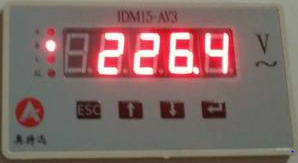
#> input picture pic/dig1.PNG, 298 x 163 px
$ python digit.py   (Python 2 division)
#> lines starting #> are read from the running program, lines starting #| are printed output that depends on the picture; after the words box and inside, x2 and y2 are one past the last pixel; in counts of white or black regions, pixels touching at a corner belong together
# coding=utf-8

import cv2
import numpy as np
import matplotlib.pyplot as plt


def find_numbers(filename, test=True):
    """
    从原始图像中找出示数，返回示数框的阈值图像
    :param filename: 原始图像文件路径
    :param test: 是否可视化调参
    :return: 示数框的阈值图像
    """
    # 一些参数
    thr_level = 2  # 阈值为均值的此值倍
    border_thr = 11     # 边缘检测的阈值
    close_open_size = 3     # 闭、开操作核的尺寸

    # 读为黑白
    img = cv2.imread(filename, 0)
    # 基于均值灰度的阈值处理
    high = img.mean()
    cv2.threshold(img, high * thr_level, 1, cv2.THRESH_BINARY, img)
    # 通过闭操作修复阈值处理空穴
    kernel = cv2.getStructuringElement(cv2.MORPH_ELLIPSE, (close_open_size, close_open_size))
    cv2.morphologyEx(img, cv2.MORPH_CLOSE, kernel, img)
    if test:
        _, temp = cv2.threshold(img, 0, 255, cv2.THRESH_BINARY)
        cv2.imwrite("../result/{}-threshold.png".format(filename[filename.rindex("/"):filename.rindex(".")]), temp)
    # 剪裁图像区域
    row, col = img.shape
    for row_index, row_sum in enumerate(img.sum(1)):
        if row_sum > border_thr:
            up = row_index
            break
    for row_index, row_sum in enumerate(img[::-1].sum(1)):
        if row_sum > border_thr:
            down = row - row_index - 1
            break
    for col_index, col_sum in enumerate(img.sum(0)):
        if col_sum > border_thr:
            left = col_index
            break
    for col_index, col_sum in enumerate(img[:, ::-1].sum(0)):
        if col_sum > border_thr:
            right = col - col_index - 1
            break
    cut = img[up:down, left:right]
    if test:
        _, temp = cv2.threshold(cut, 0, 255, cv2.THRESH_BINARY)
        cv2.imwrite("../result/{}-cut.png".format(filename[filename.rindex("/"):filename.rindex(".")]), temp)

    return cut


def cut_numbers(img, filename=None, test=True):
    """
    根据示数的阈值图像分割各个数字
    :param img: 示数框部分的阈值图像
    :param test: 是否可视化调参
    :return: 单独数字图像的列表
    """
    # 检测数字边界
    border_cols = [0]
    col_sum = img.sum(0)
    for col_index in range(len(col_sum) - 1):
        if (col_sum[col_index] != 0 and col_sum[col_index + 1] == 0) or \
                (col_sum[col_index] == 0 and col_sum[col_index + 1] != 0):
            border_cols.append(col_index)
    border_cols.append(len(col_sum) - 1)
    # 边界数一定为偶
    assert len(border_cols) % 2 == 0

    # 剪裁单个数字
    numbers = []
    for left, right in zip(border_cols[::2], border_cols[1::2]):
        number = img[:, left:right]
        numbers.append(number)

    if test:
        for index, number in enumerate(numbers):
            plt.subplot(1, len(numbers), index + 1)
            plt.imshow(number, cmap="gray")
            plt.xticks([]), plt.yticks([])
        plt.savefig("../result/{}-sep.png".format(filename[filename.rindex("/"):filename.rindex(".")]))

    return numbers


def read_number(numbers, filename=None, test=True):
    """
    根据图像列表得到示数
    :param numbers: 分割后的图像列表
    :param test: 是否可视化调参
    :return: 示数（浮点）
    """

    # 寻找小数点
    end_cols = []
    for number_index, number in enumerate(numbers):
        row, col = number.shape
        for col_index, col_sum in enumerate(number[:, ::-1].sum(0)):
            if col_sum > row / 5:
                numbers[number_index] = number[:, :col - col_index]
                end_cols.append(col_index)
                break

    # 识别每个数字
    number_reads = []
    for number in numbers:
        # 若图像过窄则为1
        row, col = number.shape
        if col < row / 3:
            number_reads.append(1)
            continue

        # 在图像边界添加黑色边框
        img = np.zeros((row + 2, col + 2))
        img[1:1 + row, 1:1 + col] = number
        row, col = img.shape

        # 中心垂直方向
        mid_lines = 0
        for row_index in range(row - 1):
            if img[row_index, col / 2] == 0 and img[row_index + 1, col / 2] != 0:
                mid_lines += 1
        # 上方水平方向
        upper_left, upper_right = False, False
        for col_index in range(col - 1):
            if img[row / 4, col_index] == 0 and img[row / 4, col_index + 1] != 0:
                if col_index < col / 2:
                    upper_left = True
                else:
                    upper_right = True
        # 下方水平方向
        lower_left, lower_right = False, False
        for col_index in range(col - 1):
            if img[row * 3 / 4, col_index] == 0 and img[row * 3 / 4, col_index + 1] != 0:
                if col_index < col / 2:
                    lower_left = True
                else:
                    lower_right = True

        # 根据扫描结果判断数字
        if mid_lines == 1:
            if upper_left:
                number_read = 4
            else:
                number_read = 7
        elif mid_lines == 2:
            number_read = 0
        else:
            if upper_left and upper_right:
                if lower_left:
                    number_read = 8
                else:
                    number_read = 9
            elif upper_left:
                if lower_left:
                    number_read = 6
                else:
                    number_read = 5
            else:
                if lower_left:
                    number_read = 2
                else:
                    number_read = 3
        number_reads.append(number_read)

    if test:
        for index, number, img in zip(range(4), number_reads, numbers):
            plt.subplot(1, 4, index + 1)
            plt.imshow(img, cmap="gray")
            plt.title(str(number))
            plt.xticks([]), plt.yticks([])
        plt.savefig("../result/{}-num.png".format(filename[filename.rindex("/"):filename.rindex(".")]))

    # 计算结果
    result = 0.0
    for number in number_reads:
        result *= 10
        result += number
    point_pos = end_cols.index(max(end_cols))
    result *= 10 ** (point_pos - len(numbers) + 1)

    return result


def main():
    filenames = ["../pic/dig1.PNG", "../pic/dig2.PNG", "../pic/dig3.PNG", "../pic/dig4.PNG", "../pic/dig5.PNG"]

    for filename in filenames:
        img = find_numbers(filename, test=True)
#> in find_numbers, `img = cv2.imread(filename, 0)`:
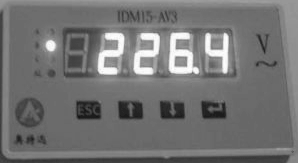
#> img: shape (163, 298); min 21, max 255, mean 115.3
#> in find_numbers, `high = img.mean()`: high = 115.3
#> in find_numbers, `cv2.threshold(img, high * thr_level, 1, cv2.THRESH_BINARY, img)`:
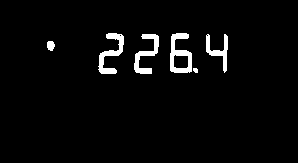
#> img: shape (163, 298); values 0 (black) and 1 (white), 3.4% white; 6 white regions, box (x1, y1, x2, y2) and area: (170, 33, 192, 73) 463, (98, 33, 124, 74) 420, (134, 34, 159, 74) 393, (206, 34, 228, 73) 294, (47, 41, 55, 51) 64, (193, 68, 198, 73) 21
#> in find_numbers, `cv2.morphologyEx(img, cv2.MORPH_CLOSE, kernel, img)`: img: shape (163, 298); values 0 (black) and 1 (white), 3.4% white; 5 white regions, box (x1, y1, x2, y2) and area: (170, 33, 198, 73) 491, (98, 33, 124, 74) 424, (134, 34, 159, 74) 398, (206, 34, 228, 73) 297, (47, 41, 55, 51) 64
#> the loop in find_numbers, `for row_index, row_sum in enumerate(img.sum(1)):` made 34 passes
#> (row_sum, up) on pass 34: (20, 33)
#> row_sum on passes 1 to 6: 0, 0, 0, 0, 0, 0
#> the loop in find_numbers, `for row_index, row_sum in enumerate(img[::-1].sum(1)):` made 90 passes
#> down on pass 90: 73
#> the loop in find_numbers, `for col_index, col_sum in enumerate(img.sum(0)):` made 100 passes
#> left on pass 100: 99
#> the loop in find_numbers, `for col_index, col_sum in enumerate(img[:, ::-1].sum(0)):` made 71 passes
#> right on pass 71: 227
#> in find_numbers, `cut = img[up:down, left:right]`:
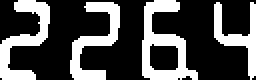
#> cut: shape (40, 128) (shown 2 times larger); values 0 (black) and 1 (white), 30.6% white; 4 white regions, box (x1, y1, x2, y2) and area: (71, 0, 99, 40) 491, (0, 0, 25, 40) 407, (35, 1, 60, 40) 386, (107, 1, 128, 40) 283
        number_segs = cut_numbers(img, filename, test=True)
#> in cut_numbers, `col_sum = img.sum(0)`: col_sum = 128 values, max 39 at index 125, min 0 at index 25, mean 12.24
#> the loop in cut_numbers, `for col_index in range(len(col_sum) - 1):` made 127 passes
#> after the loop in cut_numbers, `for col_index in range(len(col_sum) - 1):`: border_cols = [0, 24, 34, 59, 70, 98, 106]
#> the loop in cut_numbers, `for left, right in zip(border_cols[::2], border_cols[1::2]):` made 4 passes
#> (left, right) on passes 1 to 4: (0, 24), (34, 59), (70, 98), (106, 127)
#> pass 1, in cut_numbers, `number = img[:, left:right]`:
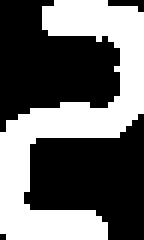
#> number: shape (40, 24) (shown 6 times larger); values 0 (black) and 1 (white), 41.5% white; 1 white region, box (x1, y1, x2, y2) and area: (0, 0, 24, 40) 398
#> after the loop in cut_numbers, `for left, right in zip(border_cols[::2], border_cols[1::2]):`: numbers = 4 items
#> the loop in cut_numbers, `for index, number in enumerate(numbers):` made 4 passes
#> in cut_numbers, `plt.savefig("../result/{}-sep.png".format(filename[filename.rindex("/"..`:
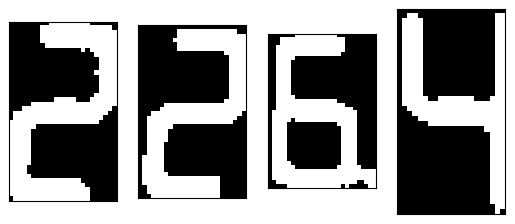
#> figure drawn by matplotlib, 4 panels
#> number_segs = 4 items
        result = read_number(number_segs, filename, test=True)
#> the loop in read_number, `for number_index, number in enumerate(numbers):` made 4 passes
#> col on passes 1 to 4: 24, 25, 28, 21
#> after the loop in read_number, `for number_index, number in enumerate(numbers):`: end_cols = [0, 0, 5, 0]; numbers = 4 items
#> the loop in read_number, `for number in numbers:` made 4 passes
#> number_read on passes 1 to 4: 2, 2, 6, 4
#> after the loop in read_number, `for number in numbers:`:
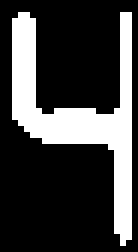
#> img: shape (42, 23) float64 (shown 6 times larger); values 0 (black) and 1 (white), 25.6% white; 1 white region, box (x1, y1, x2, y2) and area: (2, 2, 22, 41) 247
#> after the loop in read_number, `for number in numbers:`: number_reads = [2, 2, 6, 4]
#> the loop in read_number, `for index, number, img in zip(range(4), number_reads, numbers):` made 4 passes
#> number on passes 1 to 4: 2, 2, 6, 4
#> in read_number, `plt.savefig("../result/{}-num.png".format(filename[filename.rindex("/"..`:
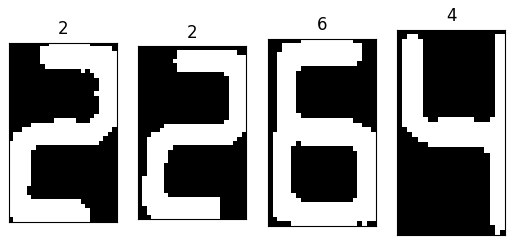
#> figure drawn by matplotlib, 4 panels
#> the loop in read_number, `for number in number_reads:` made 4 passes
#> (number, result) on passes 1, 3: (2, 2), (6, 226)
#> result on passes 2, 4: 22, 2264
#> after the loop in read_number, `for number in number_reads:`: result = 2264
#> in read_number, `point_pos = end_cols.index(max(end_cols))`: point_pos = 2
#> in read_number, `result *= 10 ** (point_pos - len(numbers) + 1)`: result = 226.4
#> result = 226.4
        print u"示数为:", result
#| 示数为: 226.4
#> pass 2 of the loop in main, `for filename in filenames:`:
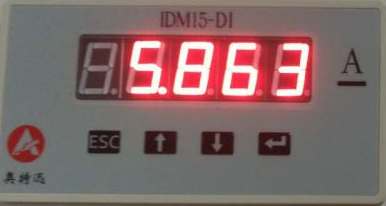
#> input picture pic/dig2.PNG, 386 x 206 px
#> high = 115.2
#> in find_numbers (call 2), `cv2.threshold(img, high * thr_level, 1, cv2.THRESH_BINARY, img)`:
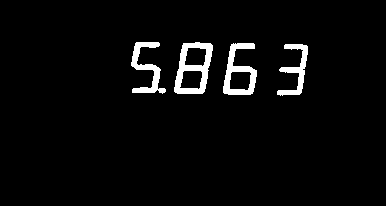
#> img: shape (206, 386); values 0 (black) and 1 (white), 3.7% white; 4 white regions, box (x1, y1, x2, y2) and area: (174, 42, 213, 94) 949, (223, 43, 257, 95) 785, (131, 42, 166, 94) 661, (277, 44, 308, 96) 580
#> the loop in find_numbers (call 2), `for row_index, row_sum in enumerate(img.sum(1)):` made 43 passes
#> (row_sum, up) on pass 43: (28, 42)
#> the loop in find_numbers (call 2), `for row_index, row_sum in enumerate(img[::-1].sum(1)):` made 112 passes
#> down on pass 112: 94
#> the loop in find_numbers (call 2), `for col_index, col_sum in enumerate(img.sum(0)):` made 133 passes
#> left on pass 133: 132
#> the loop in find_numbers (call 2), `for col_index, col_sum in enumerate(img[:, ::-1].sum(0)):` made 80 passes
#> right on pass 80: 306
#> cut: shape (52, 174); values 0 (black) and 1 (white), 32.2% white; 4 white regions, box (x1, y1, x2, y2) and area: (42, 0, 81, 52) 954, (91, 1, 125, 52) 766, (0, 0, 34, 52) 659, (145, 2, 174, 52) 535
#> the loop in cut_numbers (call 2), `for left, right in zip(border_cols[::2], border_cols[1::2]):` made 4 passes
#> (left, right) on passes 1 to 4: (0, 33), (41, 80), (90, 124), (144, 173)
#> the loop in cut_numbers (call 2), `for index, number in enumerate(numbers):` made 4 passes
#> the loop in read_number (call 2), `for number_index, number in enumerate(numbers):` made 4 passes
#> col on passes 1 to 4: 33, 39, 34, 29
#> after the loop in read_number (call 2), `for number_index, number in enumerate(numbers):`: end_cols = [5, 0, 0, 0]
#> the loop in read_number (call 2), `for number in numbers:` made 4 passes
#> number_read on passes 1 to 4: 5, 8, 6, 3
#> after the loop in read_number (call 2), `for number in numbers:`: number_reads = [5, 8, 6, 3]
#> the loop in read_number (call 2), `for index, number, img in zip(range(4), number_reads, numbers):` made 4 passes
#> number on passes 1 to 4: 5, 8, 6, 3
#> in read_number (call 2), `plt.savefig("../result/{}-num.png".format(filename[filename.rindex("/"..`:
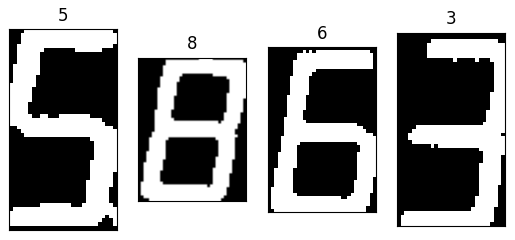
#> figure drawn by matplotlib, 4 panels
#> the loop in read_number (call 2), `for number in number_reads:` made 4 passes
#> (number, result) on passes 1 to 3: (5, 5), (8, 58), (6, 586)
#> after the loop in read_number (call 2), `for number in number_reads:`: result = 5863
#> point_pos = 0
#> in read_number (call 2), `result *= 10 ** (point_pos - len(numbers) + 1)`: result = 5.86
#| 示数为: 5.863
#> pass 3 of the loop in main, `for filename in filenames:`:
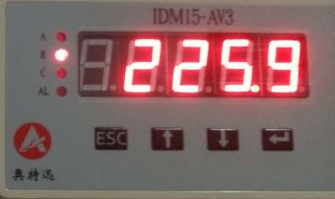
#> input picture pic/dig3.PNG, 335 x 199 px
#> in find_numbers (call 3), `cv2.threshold(img, high * thr_level, 1, cv2.THRESH_BINARY, img)`:
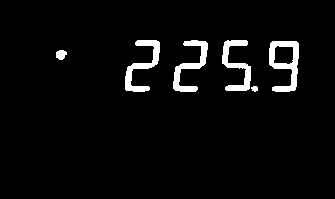
#> img: shape (199, 335); values 0 (black) and 1 (white), 4.1% white; 6 white regions, box (x1, y1, x2, y2) and area: (269, 41, 299, 92) 745, (125, 40, 160, 92) 639, (173, 40, 208, 92) 625, (222, 40, 251, 91) 607, (56, 50, 67, 60) 84, (251, 86, 258, 92) 32
#> the loop in find_numbers (call 3), `for row_index, row_sum in enumerate(img.sum(1)):` made 41 passes
#> (row_sum, up) on pass 41: (45, 40)
#> the loop in find_numbers (call 3), `for row_index, row_sum in enumerate(img[::-1].sum(1)):` made 108 passes
#> down on pass 108: 91
#> the loop in find_numbers (call 3), `for col_index, col_sum in enumerate(img.sum(0)):` made 126 passes
#> left on pass 126: 125
#> the loop in find_numbers (call 3), `for col_index, col_sum in enumerate(img[:, ::-1].sum(0)):` made 37 passes
#> (col_sum, right) on pass 37: (16, 298)
#> cut: shape (51, 173); values 0 (black) and 1 (white), 29.5% white; 4 white regions, box (x1, y1, x2, y2) and area: (144, 1, 173, 51) 716, (97, 0, 133, 51) 643, (0, 0, 35, 51) 629, (48, 0, 83, 51) 612
#> the loop in read_number (call 3), `for number_index, number in enumerate(numbers):` made 4 passes
#> col on passes 1 to 4: 34, 35, 36, 29
#> after the loop in read_number (call 3), `for number_index, number in enumerate(numbers):`: end_cols = [0, 0, 6, 0]
#> the loop in read_number (call 3), `for number in numbers:` made 4 passes
#> number_read on passes 1 to 4: 2, 2, 5, 9
#> after the loop in read_number (call 3), `for number in numbers:`: number_reads = [2, 2, 5, 9]
#> the loop in read_number (call 3), `for index, number, img in zip(range(4), number_reads, numbers):` made 4 passes
#> in read_number (call 3), `plt.savefig("../result/{}-num.png".format(filename[filename.rindex("/"..`:
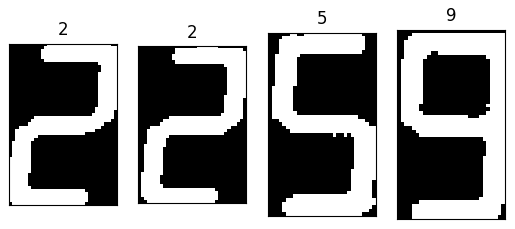
#> figure drawn by matplotlib, 4 panels
#> the loop in read_number (call 3), `for number in number_reads:` made 4 passes
#> (number, result) on passes 1, 3, 4: (2, 2), (5, 225), (9, 2259)
#> after the loop in read_number (call 3), `for number in number_reads:`: result = 2259
#> point_pos = 2
#> in read_number (call 3), `result *= 10 ** (point_pos - len(numbers) + 1)`: result = 225.9
#| 示数为: 225.9
#> the loop made 5 passes; the first 3 are shown


if __name__ == '__main__':
#> (the run stopped early here; a loop or call above may not have finished)
